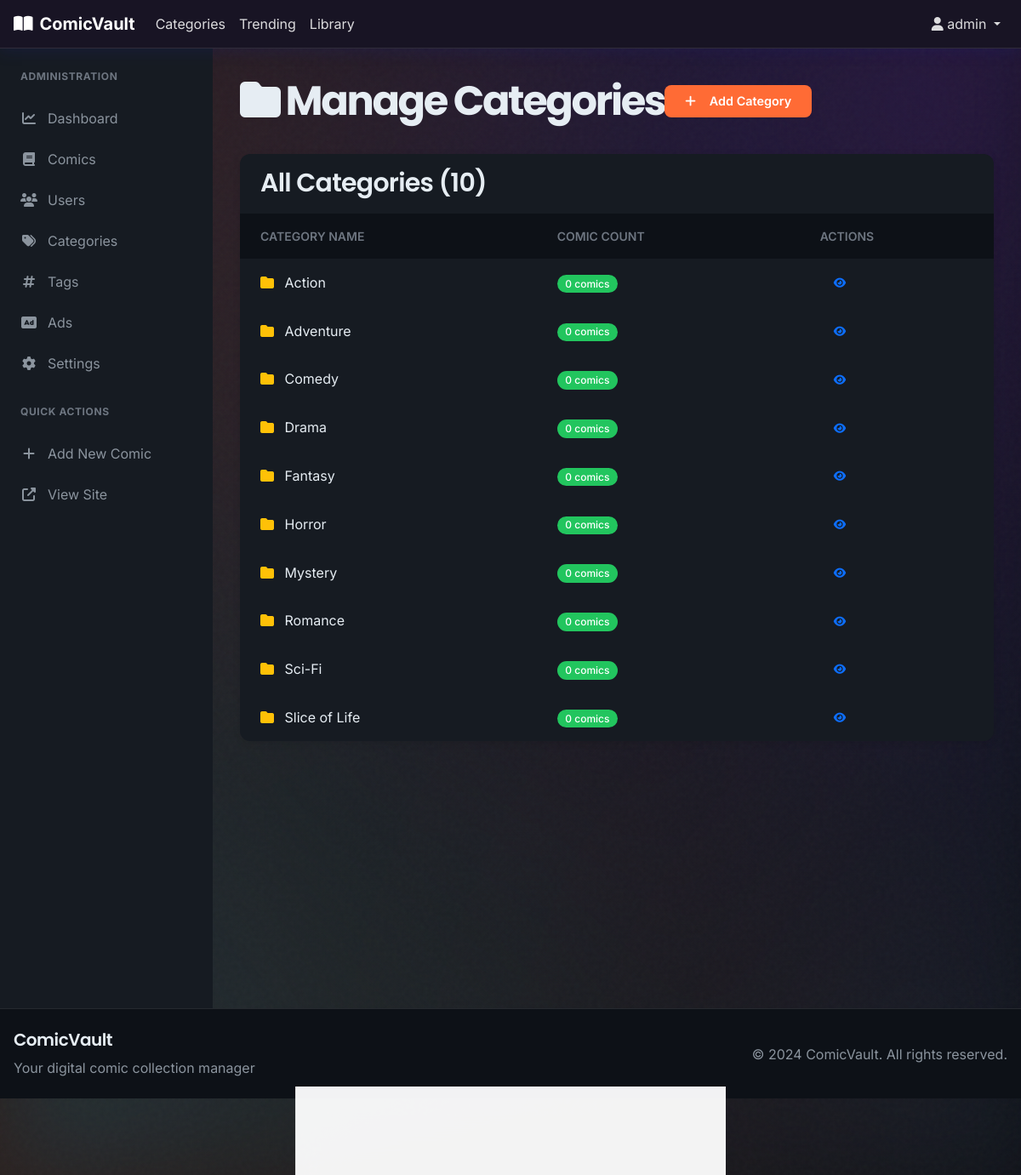
Page /admin/categories (signed in) on the committed database.
### models.py (models this page shows, shortened)
class User(UserMixin, db.Model):
    id = db.Column(db.Integer, primary_key=True)
    username = db.Column(db.String(80), unique=True, nullable=False)
    email = db.Column(db.String(120), unique=True, nullable=False)
    password_hash = db.Column(db.String(256))
    security_answer_hash = db.Column(db.String(256))
    is_admin = db.Column(db.Boolean, default=False)
    created_at = db.Column(db.DateTime, default=datetime.utcnow)
    last_seen = db.Column(db.DateTime, default=datetime.utcnow)
    reading_progress = db.relationship('ReadingProgress', backref='user', lazy='dynamic')
    ratings = db.relationship('Rating', backref='user', lazy='dynamic')

class Category(db.Model):
    id = db.Column(db.Integer, primary_key=True)
    name = db.Column(db.String(50), unique=True, nullable=False)
    slug = db.Column(db.String(50), unique=True, nullable=False)
    icon = db.Column(db.String(100), default='fas fa-book')
    description = db.Column(db.Text)
    created_at = db.Column(db.DateTime, default=datetime.utcnow)

### routes.py (the view)
@main.route('/admin/categories')
@login_required
def admin_categories():
    if not current_user.is_admin:
        return redirect(url_for('main.home'))
    categories_list = Category.query.all()
    categories = []
    for cat in categories_list:
        count = Comic.query.filter_by(category=cat.name).count()
        categories.append((cat, count))
    return render_template('admin/categories.html', categories=categories)

### templates/admin/categories.html (shortened to what this page needs)
{% extends "admin/base.html" %}
{% block admin_content %}
<div class="admin-header">
    <div class="d-flex justify-content-between align-items-center">
        <h1><i class="fas fa-folder me-2"></i>Manage Categories</h1>
        <a href="{{ url_for('main.admin_category_create') }}" class="btn btn-primary">
            <i class="fas fa-plus me-2"></i>Add Category
        </a>
    </div>
</div>
<div class="admin-table">
    <div class="admin-table-header">
        <h3 class="admin-table-title">All Categories ({{ categories|length }})</h3>
    </div>
    <div class="table-responsive">
        <table>
            <thead>
                <tr>
                    <th>Category Name</th>
                    <th>Comic Count</th>
                    <th>Actions</th>
                </tr>
            </thead>
            <tbody>
                {% for cat, count in categories %}
                {% if cat %}
                <tr>
                    <td>
                        <i class="fas fa-folder text-warning me-2"></i>
                        {{ cat.name }}
                    </td>
                    <td>
                        <span class="badge badge-active">{{ count }} comics</span>
                    </td>
                    <td>
                        <a href="{{ url_for('main.category_view', slug=cat.slug) }}" class="btn btn-sm btn-outline-primary" target="_blank">
                            <i class="fas fa-eye"></i>
                        </a>
                    </td>
                </tr>
                {% endif %}
                {% endfor %}
            </tbody>
        </table>
    </div>
</div>
{% endblock %}

### templates/base.html (shortened to what this page needs)
<!DOCTYPE html>
<html lang="en" dir="ltr">
<head>
    <link href="https://cdn.jsdelivr.net/npm/bootstrap@5.3.0/dist/css/bootstrap.min.css" rel="stylesheet">
    <link rel="stylesheet" href="https://cdnjs.cloudflare.com/ajax/libs/font-awesome/6.4.0/css/all.min.css">
    <link rel="stylesheet" href="{{ url_for('static', filename='css/main.css') }}">
</head>
<body class="glass-scrollbar">
    {% from 'components/ad_placeholder.html' import ad_banner, ad_sidebar, ad_in_content, ad_native %}
    <nav class="navbar navbar-expand-lg navbar-dark sticky-top glass-navbar" role="navigation" aria-label="Main navigation">
        <div class="container">
            <a class="navbar-brand" href="{{ url_for('main.home') }}" aria-label="ComicVault Home">
                <i class="fas fa-book-open me-2" aria-hidden="true"></i>ComicVault
            </a>
            <div class="collapse navbar-collapse" id="navbarNav">
                <ul class="navbar-nav me-auto" role="menubar">
                    <li class="nav-item" role="none">
                        <a class="nav-link" href="{{ url_for('main.categories') }}" role="menuitem">Categories</a>
                    </li>
                    <li class="nav-item" role="none">
                        <a class="nav-link" href="{{ url_for('main.trending') }}" role="menuitem">Trending</a>
                    </li>
                    {% if current_user.is_authenticated %}
                        <li class="nav-item" role="none">
                            <a class="nav-link" href="{{ url_for('main.library') }}" role="menuitem">Library</a>
                        </li>
                    {% endif %}
                </ul>
                <ul class="navbar-nav" role="menubar">
                    {% if current_user.is_authenticated %}
                        <li class="nav-item dropdown" role="none">
                            <a class="nav-link dropdown-toggle" href="#" role="button" data-bs-toggle="dropdown" aria-haspopup="true" aria-expanded="false" aria-label="User menu for {{ current_user.username }}">
                                <i class="fas fa-user" aria-hidden="true"></i> {{ current_user.username }}
                            </a>
                        </li>
                    {% endif %}
                </ul>
            </div>
        </div>
    </nav>
    <main id="main-content" role="main" tabindex="-1">
        {% block content %}{% endblock %}
    </main>
    <footer class="footer mt-auto py-4" style="background: #0d1117; border-top: 1px solid rgba(255, 255, 255, 0.1);">
        <div class="container">
            <div class="row">
                <div class="col-md-6">
                    <h5 style="color: #e6edf3; margin-bottom: 0.5rem;">ComicVault</h5>
                    <p style="color: #8b949e; margin-bottom: 0;">Your digital comic collection manager</p>
                </div>
                <div class="col-md-6 text-md-end d-flex align-items-center justify-content-md-end">
                    <p style="color: #8b949e; margin-bottom: 0;">&copy; 2024 ComicVault. All rights reserved.</p>
                </div>
            </div>
        </div>
    </footer>
    {% include 'components/bottom_sheet.html' %}
</body>
</html>

### static/css/bottom_nav.css (style rules this page uses)
:root { --bottom-nav-height: 72px; --bottom-nav-bg: rgba(255, 255, 255, 0.95); --bottom-nav-border: rgba(0, 0, 0, 0.1); --bottom-nav-handle: rgba(0, 0, 0, 0.2); --bottom-nav-text: #444444; --bottom-nav-text-active: #ff6b35; --bottom-nav-icon-size: 26px; --bottom-nav-transition: transform 0.3s cubic-bezier(0.4, 0, 0.2, 1); --bottom-sheet-max-height: 75vh; --bottom-sheet-bg: rgba(255, 255, 255, 0.95); }
@media (min-width: 1024px) { :root { --bottom-nav-height: 70px; --bottom-sheet-max-height: 500px; } }

### templates/base.html (style rules this page uses)
.glass-navbar .navbar-brand, .glass-navbar .navbar-brand:hover, .glass-navbar .navbar-brand:focus, .glass-navbar .navbar-brand:active, .glass-navbar a.navbar-brand:hover { background-color: transparent !important; background: transparent !important; color: #ffffff !important; text-decoration: none !important; box-shadow: none !important; outline: none !important; }

### templates/admin/base.html (style rules this page uses)
.admin-header { display: flex; justify-content: space-between; align-items: center; margin-bottom: 2rem; }
.admin-header h1 { font-weight: 700; margin: 0; }
.admin-table { width: 100%; background: var(--card-bg); border-radius: 12px; overflow: hidden; box-shadow: 0 2px 8px rgba(0,0,0,0.1); }
.admin-table-header { display: flex; justify-content: space-between; align-items: center; padding: 1rem 1.5rem; border-bottom: 1px solid var(--border-color); }
.admin-table-title { font-weight: 600; margin: 0; }
.table-responsive { overflow-x: auto; }
.admin-table table { width: 100%; border-collapse: collapse; }
.admin-table th, .admin-table td { padding: 1rem 1.5rem; text-align: left; border-bottom: 1px solid var(--border-color); }
.admin-table th { background: var(--dark-bg); font-weight: 600; font-size: 0.875rem; color: var(--text-muted); text-transform: uppercase; }
.admin-table tr:last-child td { border-bottom: none; }
.badge { padding: 0.3rem 0.6rem; border-radius: 20px; font-size: 0.75rem; font-weight: 500; }
.badge-active { background: #22c55e; color: white; }

### rows in the picture
User: username "admin"
Category: name "Action", count "0"
Category: name "Adventure", count "0"
Category: name "Comedy", count "0"
Category: name "Drama", count "0"
Category: name "Fantasy", count "0"
Category: name "Horror", count "0"
Category: name "Mystery", count "0"
Category: name "Romance", count "0"
Category: name "Sci-Fi", count "0"
Category: name "Slice of Life", count "0"

### other values in the picture
{{ categories|length }} "10"
